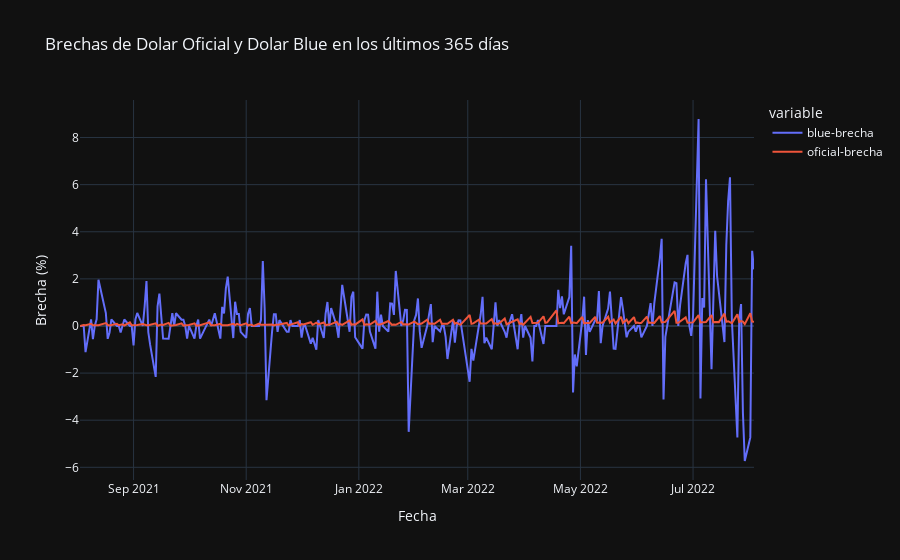

Write notebook code for a chart like this one.
### Code cell
fig = px.line(brechas, x='date', y=['blue-brecha', 'oficial-brecha'], title = "Brechas de Dolar Oficial y Dolar Blue en los últimos 365 días", template="plotly_dark")
fig.update_layout( xaxis_title='Fecha',
                   yaxis_title='Brecha (%)')
fig.show()

### Figure 1 — Plotly figure (JSON) as saved in the notebook; plotly's stock layout.template omitted (floating-point values rounded to 4 significant figures; data arrays with more than 128 entries replaced by an {"elided": "..."} marker saying what was removed)
{"data": [{"hovertemplate": "variable=blue-brecha<br>date=%{x}<br>value=%{y}<extra></extra>", "legendgroup": "blue-brecha", "line": {"color": "#636efa", "dash": "solid"}, "marker": {"symbol": "circle"}, "mode": "lines", "name": "blue-brecha", "orientation": "v", "showlegend": true, "type": "scatter", "x": {"elided": "246 str values"}, "xaxis": "x", "y": {"elided": "246 float values"}, "yaxis": "y"}, {"hovertemplate": "variable=oficial-brecha<br>date=%{x}<br>value=%{y}<extra></extra>", "legendgroup": "oficial-brecha", "line": {"color": "#EF553B", "dash": "solid"}, "marker": {"symbol": "circle"}, "mode": "lines", "name": "oficial-brecha", "orientation": "v", "showlegend": true, "type": "scatter", "x": {"elided": "246 str values"}, "xaxis": "x", "y": {"elided": "246 float values"}, "yaxis": "y"}], "layout": {"legend": {"title": {"text": "variable"}, "tracegroupgap": 0}, "title": {"text": "Brechas de Dolar Oficial y Dolar Blue en los últimos 365 días"}, "xaxis": {"anchor": "y", "domain": [0, 1], "title": {"text": "Fecha"}}, "yaxis": {"anchor": "x", "domain": [0, 1], "title": {"text": "Brecha (%)"}}}}
